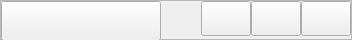
        <widget class="QFrame" name="frm_menu_bar">
         <property name="minimumSize">
          <size>
           <width>0</width>
           <height>40</height>
          </size>
         </property>
         <property name="maximumSize">
          <size>
           <width>16777215</width>
           <height>40</height>
          </size>
         </property>
         <property name="frameShape">
          <enum>QFrame::Shape::StyledPanel</enum>
         </property>
         <property name="frameShadow">
          <enum>QFrame::Shadow::Raised</enum>
         </property>
         <layout class="QHBoxLayout" name="horizontalLayout">
          <property name="spacing">
           <number>0</number>
          </property>
          <property name="leftMargin">
           <number>0</number>
          </property>
          <property name="topMargin">
           <number>0</number>
          </property>
          <property name="rightMargin">
           <number>0</number>
          </property>
          <property name="bottomMargin">
           <number>2</number>
          </property>
          <item>
           <widget class="QPushButton" name="pushButton">
            <property name="minimumSize">
             <size>
              <width>160</width>
              <height>40</height>
             </size>
            </property>
            <property name="maximumSize">
             <size>
              <width>160</width>
              <height>40</height>
             </size>
            </property>
            <property name="text">
             <string/>
            </property>
            <property name="icon">
             <iconset resource="icon.qrc">
              <normaloff>:/icons/icons/logo_smartMigrate.png</normaloff>:/icons/icons/logo_smartMigrate.png</iconset>
            </property>
            <property name="iconSize">
             <size>
              <width>150</width>
              <height>200</height>
             </size>
            </property>
           </widget>
          </item>
          <item>
           <spacer name="horizontalSpacer">
            <property name="orientation">
             <enum>Qt::Orientation::Horizontal</enum>
            </property>
            <property name="sizeHint" stdset="0">
             <size>
              <width>40</width>
              <height>20</height>
             </size>
            </property>
           </spacer>
          </item>
          <item>
           <widget class="QPushButton" name="btn_minimize">
            <property name="minimumSize">
             <size>
              <width>50</width>
              <height>35</height>
             </size>
            </property>
            <property name="maximumSize">
             <size>
              <width>50</width>
              <height>35</height>
             </size>
            </property>
            <property name="text">
             <string/>
            </property>
            <property name="icon">
             <iconset resource="icon.qrc">
              <normaloff>:/icons/icons/minus.png</normaloff>:/icons/icons/minus.png</iconset>
            </property>
           </widget>
          </item>
          <item>
           <widget class="QPushButton" name="btn_maximize">
            <property name="minimumSize">
             <size>
              <width>50</width>
              <height>35</height>
             </size>
            </property>
            <property name="maximumSize">
             <size>
              <width>50</width>
              <height>35</height>
             </size>
            </property>
            <property name="text">
             <string/>
            </property>
            <property name="icon">
             <iconset resource="icon.qrc">
              <normaloff>:/icons/icons/maximize.png</normaloff>:/icons/icons/maximize.png</iconset>
            </property>
           </widget>
          </item>
          <item>
           <widget class="QPushButton" name="btn_close_window">
            <property name="minimumSize">
             <size>
              <width>50</width>
              <height>35</height>
             </size>
            </property>
            <property name="maximumSize">
             <size>
              <width>50</width>
              <height>35</height>
             </size>
            </property>
            <property name="text">
             <string/>
            </property>
            <property name="icon">
             <iconset resource="icon.qrc">
              <normaloff>:/icons/icons/close.png</normaloff>:/icons/icons/close.png</iconset>
            </property>
            <property name="iconSize">
             <size>
              <width>16</width>
              <height>16</height>
             </size>
            </property>
           </widget>
          </item>
         </layout>
        </widget>
